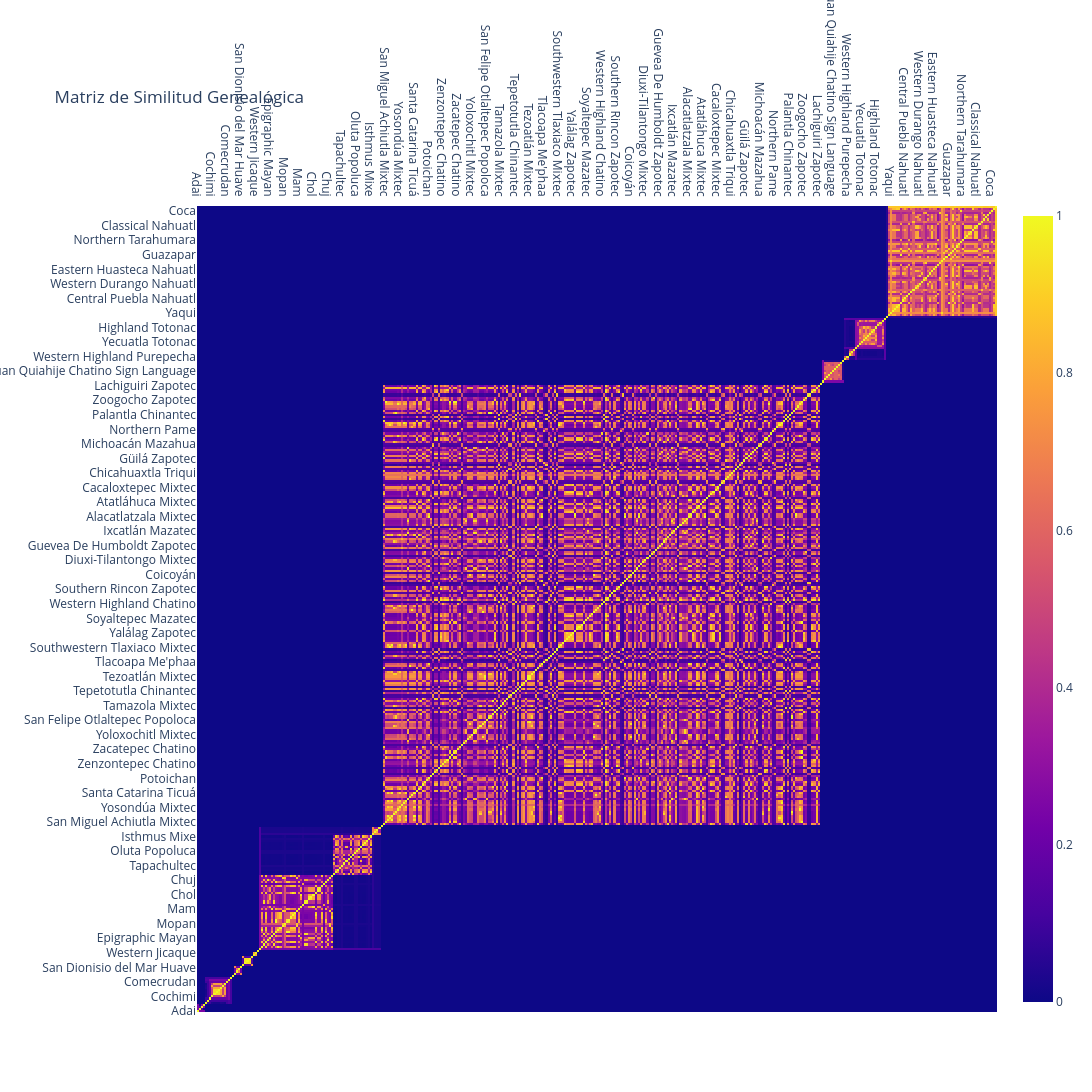

Notebook code for this chart:
### Code cell
# Mapeamos los glottocodes a los nombres reales de las lenguas para las etiquetas
labels = ordered_similarity_df.columns.map(lambda x: df.loc[x, "name"])

# Generamos el mapa de calor
fig = go.Figure(data=go.Heatmap(z=ordered_similarity_df, x=labels, y=labels))
fig.update_layout(
    title="Matriz de Similitud Genealógica",
    xaxis={"side": "top"},
    width=1200,
    height=1200,
)
fig.show()

### Figure 1 — Plotly figure (JSON) as saved in the notebook; plotly's stock layout.template omitted (floating-point values rounded to 4 significant figures; data arrays with more than 128 entries replaced by an {"elided": "..."} marker saying what was removed)
{"data": [{"type": "heatmap", "x": {"elided": "388 str values"}, "y": {"elided": "388 str values"}, "z": {"elided": "388x388 float values"}}], "layout": {"height": 1200, "title": {"text": "Matriz de Similitud Genealógica"}, "width": 1200, "xaxis": {"side": "top"}}}
